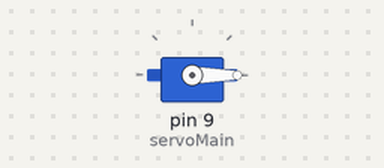
A sketch run on a simulated Arduino Uno, built with avr-gcc and run on an emulated ATmega328P. Shown: servo.

Above: at 0.05 s.
Timing chart, 0 to 4.6 s (numbered marks = the images above):
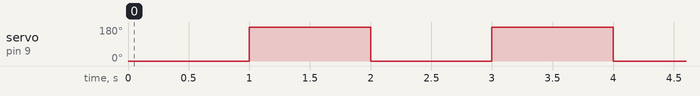

The sketch:

simple_servo.ino.ino
```cpp
#include <Servo.h>
#include <Wire.h>

Servo servoMain; //define our servo
void setup() {
  servoMain.attach(9);
}

void loop() {
  servoMain.write(0); //turn servo left to 0 degrees
  delay(1000);
  servoMain.write(180); //turn servo right to 180 degrees
  delay(1000);
}
```

Measured:
- by itself, servo on pin 9 (servoMain): alternates 180° for 1.0 s and 0° for 1.0 s
